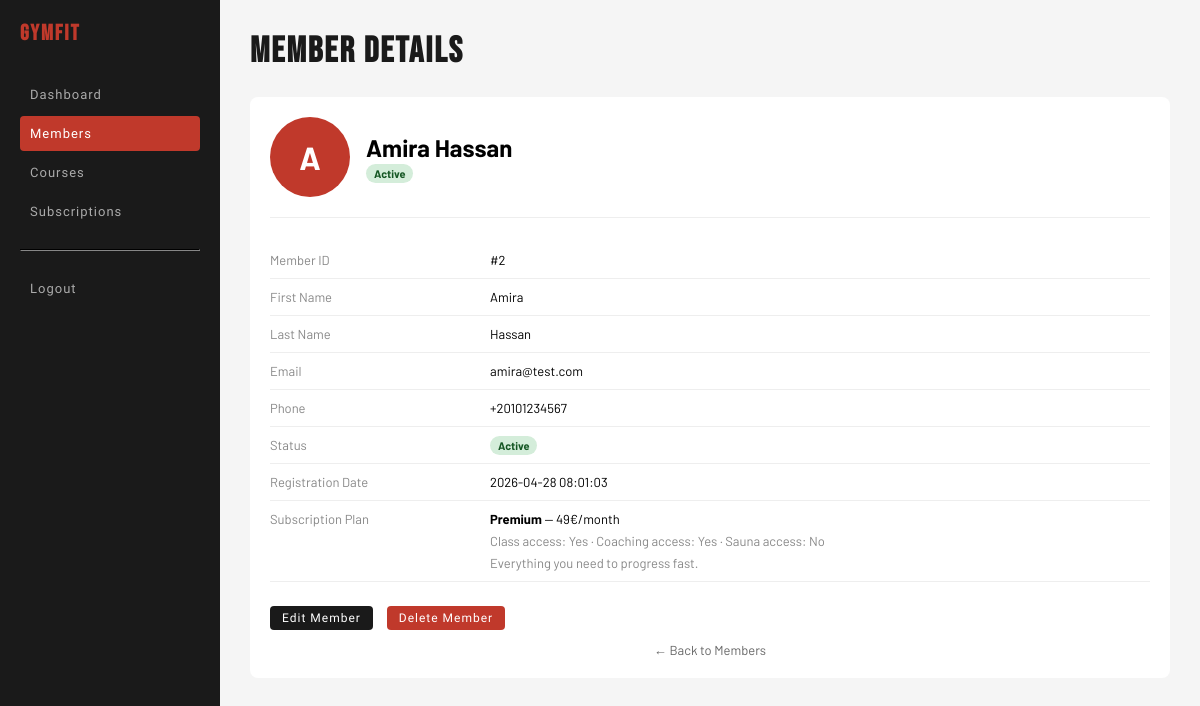
The app's page /index.php?route=admin-view-member&id=2 (signed in) with its own data.
### tables this page shows
CREATE TABLE IF NOT EXISTS members (
    id_member         INT           AUTO_INCREMENT PRIMARY KEY,
    first_name        VARCHAR(100)  NOT NULL,
    last_name         VARCHAR(100)  NOT NULL,
    email             VARCHAR(150)  UNIQUE NOT NULL,
    password          VARCHAR(255)  NOT NULL,
    phone             VARCHAR(20),
    registration_date DATETIME      DEFAULT CURRENT_TIMESTAMP,
    status            ENUM('active','inactive','pending') DEFAULT 'pending',
    id_subscription   INT,
    id_role           INT           NOT NULL DEFAULT 2,
    avatar            VARCHAR(255),
    FOREIGN KEY (id_subscription) REFERENCES subscriptions(id_subscription),
    FOREIGN KEY (id_role) REFERENCES roles(id_role)
);

CREATE TABLE IF NOT EXISTS subscriptions (
    id_subscription  INT           AUTO_INCREMENT PRIMARY KEY,
    name             VARCHAR(50)   NOT NULL,
    monthly_price    DECIMAL(10,2) NOT NULL,
    description      TEXT,
    class_access     BOOLEAN       DEFAULT FALSE,
    coaching_access  BOOLEAN       DEFAULT FALSE,
    sauna_access     BOOLEAN       DEFAULT FALSE
);

### app/controllers/AbstractController.php (called while the page is built, shortened)
 <?php
abstract class AbstractController
{
protected function render(string $view, array $data = []): void
{
    $subscriptionManager = new SubscriptionManager();
    $data['footerSubscriptions'] = $subscriptionManager->findAll();
    $courseManager = new CourseManager();
    $data['footerCourses'] = $courseManager->findAll();
    require __DIR__ . '/../views/' . $view . '.phtml';
}
}

### app/controllers/AdminController.php (called while the page is built, shortened)
<?php
class AdminController extends AbstractController
{
    public function viewMember(): void
    {
        $memberManager       = new MemberManager();
        $subscriptionManager = new SubscriptionManager();
        $member = $memberManager->findOne((int)($_GET['id'] ?? 0));
        $subscription = $member->getIdSubscription()
            ? $subscriptionManager->findOne($member->getIdSubscription())
            : null;
        $this->render('admin/member-view', [
            'member'       => $member,
            'subscription' => $subscription,
        ]);
    }
}

### index.php (called while the page is built, shortened)
<?php
$router = new Router();
$router->handleRequest($_GET);

### app/managers/AbstractManager.php (called while the page is built, shortened)
<?php
abstract class AbstractManager
{
    public function __construct()
    {
        try {
            $connexion = "mysql:host=".$_ENV["DB_HOST"].";port=3306;charset=".$_ENV["DB_CHARSET"].";dbname=".$_ENV["DB_NAME"];
            $this->db = new PDO(
                $connexion,
                $_ENV["DB_USER"],
                $_ENV["DB_PASSWORD"]
            );
        }catch (PDOException $e){
            error_log('Database connection failed: ' . $e->getMessage());
            if (($_ENV['APP_ENV'] ?? 'production') === 'development') {
                die('Connexion échouée : ' . $e->getMessage());
            }
            http_response_code(503);
            die('Service temporarily unavailable. Please try again later.');
        }
    }
}

### app/managers/SubscriptionManager.php (called while the page is built, shortened)
<?php
class SubscriptionManager extends AbstractManager
{
    public function findAll(): array
    {
        $query = $this->db->prepare(
            'SELECT * FROM subscriptions ORDER BY monthly_price'
        );
        $query->execute();
        $rows = $query->fetchAll(PDO::FETCH_ASSOC);
        $subscriptions = [];
        foreach ($rows as $row) {
            $subscription = new Subscription(
                $row['name'],
                $row['monthly_price'],
                $row['class_access'],
                $row['coaching_access'],
                $row['sauna_access'],
                $row['description'],
                $row['id_subscription']
            );
            $subscriptions[] = $subscription;
        }
        return $subscriptions;
    }
    public function findOne(int $id): ?Subscription
    {
        $query = $this->db->prepare(
            'SELECT * FROM subscriptions WHERE id_subscription = :id'
        );
        $query->execute(['id' => $id]);
        $row = $query->fetch(PDO::FETCH_ASSOC);
        return new Subscription(
            $row['name'],
            $row['monthly_price'],
            $row['class_access'],
            $row['coaching_access'],
            $row['sauna_access'],
            $row['description'],
            $row['id_subscription']
        );
    }
}

### app/managers/MemberManager.php (called while the page is built, shortened)
<?php
class MemberManager extends AbstractManager
{
    public function findOne(int $id): ?Member
    {
        $query = $this->db->prepare(
            'SELECT * FROM members WHERE id_member = :id'
        );
        $query->execute(['id' => $id]);
        $row = $query->fetch(PDO::FETCH_ASSOC);
        return new Member(
            $row['first_name'],
            $row['last_name'],
            $row['email'],
            $row['password'],
            $row['phone'],
            $row['status'],
            $row['id_subscription'],
            $row['id_member'],
            $row['registration_date'],
            $row['avatar'] ?? null,
            $row['id_role']
        );
    }
}

### app/models/Member.php (called while the page is built, shortened)
<?php
class Member {
    public function __construct(
        private string  $firstName,
        private string  $lastName,
        private string  $email,
        private string  $password,
        private ?string $phone,
        private string  $status           = 'pending',
        private ?int    $idSubscription   = null,
        private ?int    $id               = null,
        private ?string $registrationDate = null,
        private ?string $avatar           = null,
        private int     $idRole           = 2
    ) {
        $this->registrationDate = $registrationDate ?? date('Y-m-d H:i:s');
    }
    public function getId(): ?int {
        return $this->id;
    }
    public function getFirstName(): string {
        return $this->firstName;
    }
    public function getLastName(): string {
        return $this->lastName;
    }
    public function getEmail(): string {
        return $this->email;
    }
    public function getPhone(): ?string {
        return $this->phone;
    }
    public function getStatus(): string {
        return $this->status;
    }
    public function getIdSubscription(): ?int {
        return $this->idSubscription;
    }
    public function getRegistrationDate(): ?string {
        return $this->registrationDate;
    }
    public function getAvatar(): ?string {
        return $this->avatar;
    }
}

### app/managers/CourseManager.php (called while the page is built, shortened)
<?php
class CourseManager extends AbstractManager
{
    public function findAll(): array
    {
        $query = $this->db->prepare(
            'SELECT * FROM courses ORDER BY day, start_time'
        );
        $query->execute();
        $rows = $query->fetchAll(PDO::FETCH_ASSOC);
        $courses = [];
        foreach ($rows as $row) {
            $course = new Course(
                $row['name'],
                $row['type'],
                $row['level'],
                $row['coach'],
                $row['day'],
                $row['start_time'],
                $row['end_time'],
                $row['max_capacity'],
                $row['id_class']
            );
            $courses[] = $course;
        }
        return $courses;
    }
}

### app/models/Subscription.php (called while the page is built, shortened)
<?php
class Subscription {
    public function getName(): string {
        return $this->name;
    }
    public function getMonthlyPrice(): float {
        return $this->monthlyPrice;
    }
    public function getDescription(): ?string {
        return $this->description;
    }
    public function hasClassAccess(): bool {
        return $this->classAccess;
    }
    public function hasCoachingAccess(): bool {
        return $this->coachingAccess;
    }
    public function hasSaunaAccess(): bool {
        return $this->saunaAccess;
    }
}

### app/views/admin/member-view.phtml (the view, shortened to what this page needs)
<?php
$member       = $data['member'] ?? null;
$subscription = $data['subscription'] ?? null;
?>
<!DOCTYPE html>
<html lang="en">
<head>
    <link rel="stylesheet" href="public/assets/css/style.css">
</head>
<body>
<div class="layout">
    <div class="sidebar">
        <h2>GymFit</h2>
        <a href="index.php?route=admin">Dashboard</a>
        <a href="index.php?route=admin-members" class="active">Members</a>
        <a href="index.php?route=admin-courses">Courses</a>
        <a href="index.php?route=admin-subscriptions">Subscriptions</a>
        <hr style="border-color:#333;margin:20px 0;">
        <a href="index.php?route=logout">Logout</a>
    </div>
    <div class="main">
        <h1>Member Details</h1>
        <div class="card">
            <div style="display:flex;align-items:center;gap:16px;margin-bottom:24px;padding-bottom:20px;border-bottom:1px solid #eee;">
                <?php if ($member->getAvatar()): ?>
                    <img src="public/assets/uploads/avatars/<?= htmlspecialchars($member->getAvatar()) ?>"
                         alt="avatar"
                         style="width:80px;height:80px;border-radius:50%;object-fit:cover;">
                <?php else: ?>
                    <div style="width:80px;height:80px;border-radius:50%;background:#C0392B;display:flex;align-items:center;justify-content:center;color:#fff;font-weight:bold;font-size:32px;">
                        <?= strtoupper(substr($member->getFirstName(), 0, 1)) ?>
                    </div>
                <?php endif; ?>
                <div>
                    <h2 style="margin:0;">
                        <?= htmlspecialchars($member->getFirstName() . ' ' . $member->getLastName()) ?>
                    </h2>
                    <span class="badge badge-<?= $member->getStatus() ?>">
                        <?= ucfirst($member->getStatus()) ?>
                    </span>
                </div>
            </div>
            <table style="width:100%;">
                <tbody>
                    <tr>
                        <td style="width:220px;color:#888;padding:10px 0;">Member ID</td>
                        <td style="padding:10px 0;">#<?= $member->getId() ?></td>
                    </tr>
                    <tr>
                        <td style="color:#888;padding:10px 0;">First Name</td>
                        <td style="padding:10px 0;"><?= htmlspecialchars($member->getFirstName()) ?></td>
                    </tr>
                    <tr>
                        <td style="color:#888;padding:10px 0;">Last Name</td>
                        <td style="padding:10px 0;"><?= htmlspecialchars($member->getLastName()) ?></td>
                    </tr>
                    <tr>
                        <td style="color:#888;padding:10px 0;">Email</td>
                        <td style="padding:10px 0;"><?= htmlspecialchars($member->getEmail()) ?></td>
                    </tr>
                    <tr>
                        <td style="color:#888;padding:10px 0;">Phone</td>
                        <td style="padding:10px 0;"><?= htmlspecialchars($member->getPhone() ?: '—') ?></td>
                    </tr>
                    <tr>
                        <td style="color:#888;padding:10px 0;">Status</td>
                        <td style="padding:10px 0;">
                            <span class="badge badge-<?= $member->getStatus() ?>">
                                <?= ucfirst($member->getStatus()) ?>
                            </span>
                        </td>
                    </tr>
                    <tr>
                        <td style="color:#888;padding:10px 0;">Registration Date</td>
                        <td style="padding:10px 0;"><?= htmlspecialchars($member->getRegistrationDate()) ?></td>
                    </tr>
                    <tr>
                        <td style="color:#888;padding:10px 0;vertical-align:top;">Subscription Plan</td>
                        <td style="padding:10px 0;">
                            <?php if ($subscription): ?>
                                <strong><?= htmlspecialchars($subscription->getName()) ?></strong>
                                — <?= $subscription->getMonthlyPrice() ?>€/month
                                <div style="margin-top:6px;font-size:13px;color:#888;">
                                    Class access: <?= $subscription->hasClassAccess() ? 'Yes' : 'No' ?> ·
                                    Coaching access: <?= $subscription->hasCoachingAccess() ? 'Yes' : 'No' ?> ·
                                    Sauna access: <?= $subscription->hasSaunaAccess() ? 'Yes' : 'No' ?>
                                </div>
                                <?php if ($subscription->getDescription()): ?>
                                    <div style="margin-top:6px;font-size:13px;color:#888;">
                                        <?= htmlspecialchars($subscription->getDescription()) ?>
                                    </div>
                                <?php endif; ?>
                            <?php else: ?>
                                — No active plan —
                            <?php endif; ?>
                        </td>
                    </tr>
                </tbody>
            </table>
            <div style="margin-top:24px;display:flex;gap:10px;">
                <a href="index.php?route=admin-update-member&id=<?= $member->getId() ?>"
                   class="btn btn-edit">Edit Member</a>
                <a href="index.php?route=admin-delete-member&id=<?= $member->getId() ?>"
                   class="btn btn-delete"
                   onclick="return confirm('Delete <?= htmlspecialchars($member->getFirstName()) ?>?')">
                   Delete Member
                </a>
            </div>
            <a href="index.php?route=admin-members" class="btn-cancel">← Back to Members</a>
        </div>
    </div>
</div>
</body>
</html>

### public/assets/css/style.css (style rules this page uses)
:root { --red: #C0392B; --red-d: #96281B; --black: #0e0e0e; --dark: #1A1A1A; --dark2: #242424; --white: #ffffff; --gray: #f5f5f5; --font-display: 'Bebas Neue', sans-serif; --font-ui: 'Barlow Condensed', sans-serif; --font-body: 'Barlow', sans-serif; }
* { box-sizing: border-box; margin: 0; padding: 0; }
body { font-family: var(--font-body); }
.layout { display: flex; min-height: 100vh; }
.sidebar { width: 220px; background: var(--dark); padding: 20px; flex-shrink: 0; }
.sidebar h2 { color: var(--red); font-size: 22px; margin-bottom: 30px; font-family: var(--font-display); letter-spacing: 2px; }
.sidebar a { display: block; color: #aaa; text-decoration: none; padding: 10px; margin-bottom: 4px; border-radius: 4px; font-family: var(--font-ui); font-size: 13px; letter-spacing: 1px; }
.sidebar a.active { background: var(--red); color: #fff; }
.sidebar hr { border-color: #333; margin: 20px 0; }
.main { flex: 1; padding: 30px; background: var(--gray); }
.main h1 { color: var(--dark); margin-bottom: 24px; font-family: var(--font-display); font-size: 36px; letter-spacing: 2px; }
.card { background: #fff; border-radius: 8px; padding: 20px; margin-bottom: 20px; }
table { width: 100%; border-collapse: collapse; }
td { padding: 10px; border-bottom: 1px solid #eee; font-size: 13px; }
.badge { padding: 3px 8px; border-radius: 20px; font-size: 11px; font-weight: bold; }
.badge-active { background: #d4edda; color: #155724; }
.btn { padding: 5px 12px; border: none; border-radius: 4px; cursor: pointer; font-size: 12px; text-decoration: none; margin-right: 4px; display: inline-block; font-family: var(--font-ui); letter-spacing: 1px; }
.btn-edit { background: var(--dark); color: #fff; }
.btn-delete { background: var(--red); color: #fff; }
.btn-cancel { display: block; text-align: center; margin-top: 12px; color: #666; text-decoration: none; font-size: 13px; }

### records on screen
members: first_name "A", $member->getFirstName() . ' ' . $member->getLastName() "Amira Hassan", status "Active", first_name "Amira", last_name "Hassan", email "amira@test.com", phone "+20101234567", registration_date "2026-04-28 08:01:03"
subscriptions: name "Premium", monthly_price "49", description "Everything you need to progress fast."

### other values on screen
$member->getId() "2"
